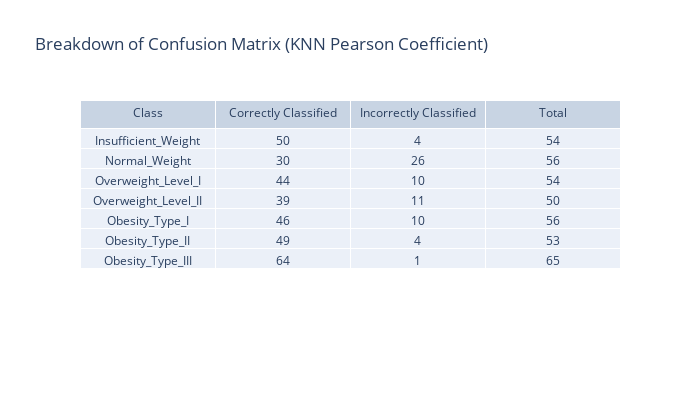

Notebook cell for this chart:
### Markdown cell above
#### Pearson Coefficent

### Code cell
good_attributes = ["Age","Weight","CAEC"]

X = df[good_attributes]
Y = df["NObeyesdad"]
xTrain, xTest, yTrain, yTest = train_test_split(X, Y, test_size=0.2, random_state=42, stratify=y)


knn = KNeighborsClassifier(n_neighbors=4)
knn.fit(xTrain,yTrain)
yPred = knn.predict(xTest)

cv_score = np.array(cross_val_score(knn, xTrain,yTrain, cv=10)).mean()
cf_matrix = confusion_matrix(yTest,yPred)
metrics = precision_recall_fscore_support(yTest,yPred,average="weighted")
precision,recall,f1=metrics[0],metrics[1],metrics[2]
accuracy = accuracy_score(yTest,yPred)


print(f"Cross Validation Score: {cv_score}\nPrecision Score: {precision}\nRecall Score: {recall}\nF1 score: {f1}\nAccuracy: {accuracy}")

print("\nConfusion Matrix \n----------------")
sns.heatmap(pd.DataFrame(cf_matrix, labels, labels), annot=True, annot_kws={"size": 14},cmap = 'coolwarm') # font size
plt.title("Confusion Matrix (KNN Pearson Coefficient)",loc='left', fontweight='bold',  style='italic')
plt.savefig('Graphs/Confusion Matrix (KNN Pearson Coefficient).png', bbox_inches='tight')

plt.show()

interpret_confusion_matrix(cf_matrix,"Breakdown of Confusion Matrix (KNN Pearson Coefficient)", labels)

### Figure 1 — Plotly figure (JSON) as saved in the notebook; plotly's stock layout.template omitted (floating-point values rounded to 4 significant figures)
{"data": [{"cells": {"values": [["Insufficient_Weight", "Normal_Weight", "Overweight_Level_I", "Overweight_Level_II", "Obesity_Type_I", "Obesity_Type_II", "Obesity_Type_III"], [50, 30, 44, 39, 46, 49, 64], [4, 26, 10, 11, 10, 4, 1], [54, 56, 54, 50, 56, 53, 65]]}, "columnwidth": 5, "header": {"values": ["Class", "Correctly Classified", "Incorrectly Classified", "Total"]}, "type": "table"}], "layout": {"height": 400, "title": {"text": "Breakdown of Confusion Matrix (KNN Pearson Coefficient)"}, "width": 700}}
